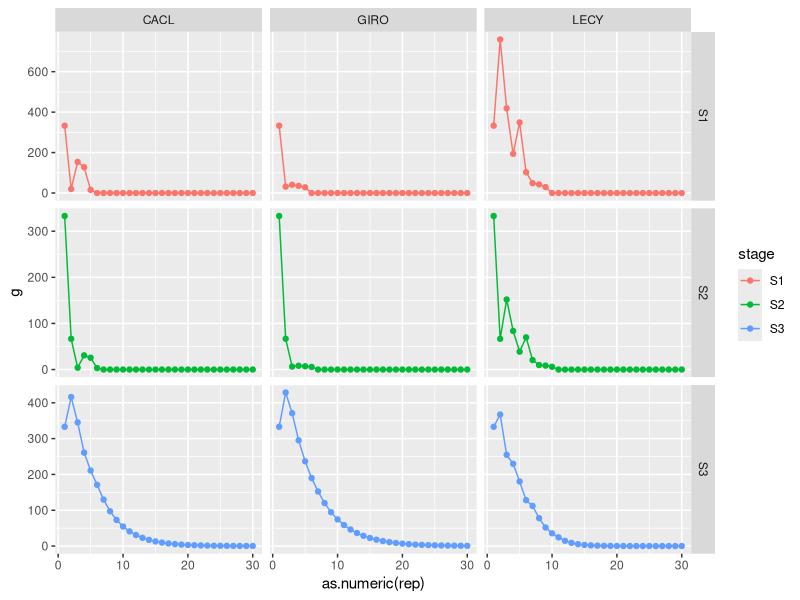
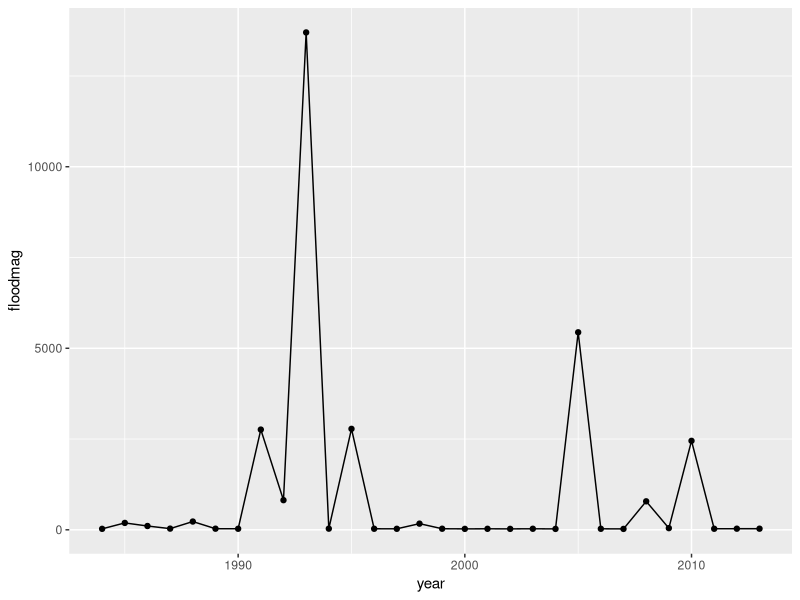
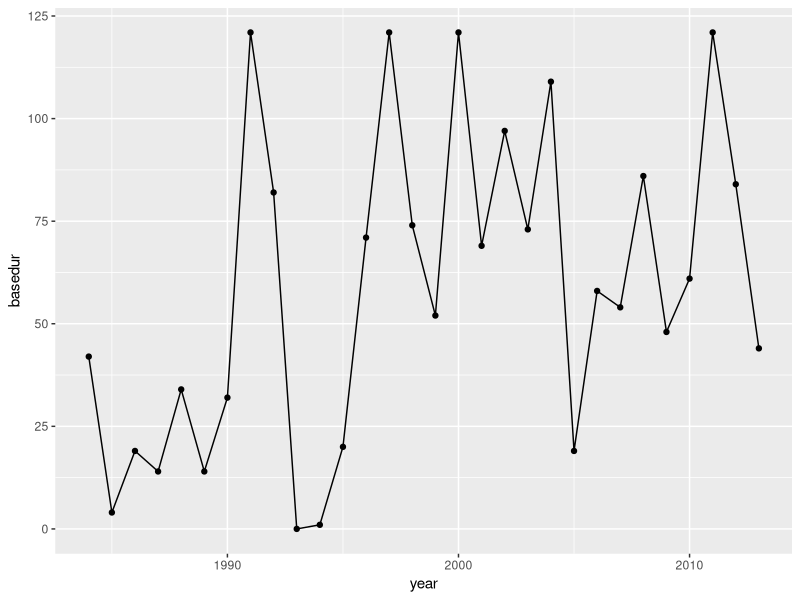
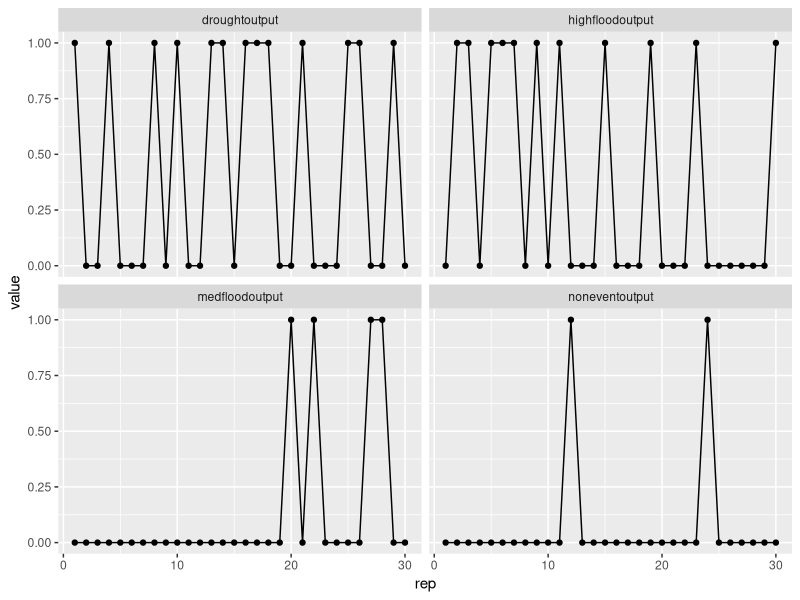
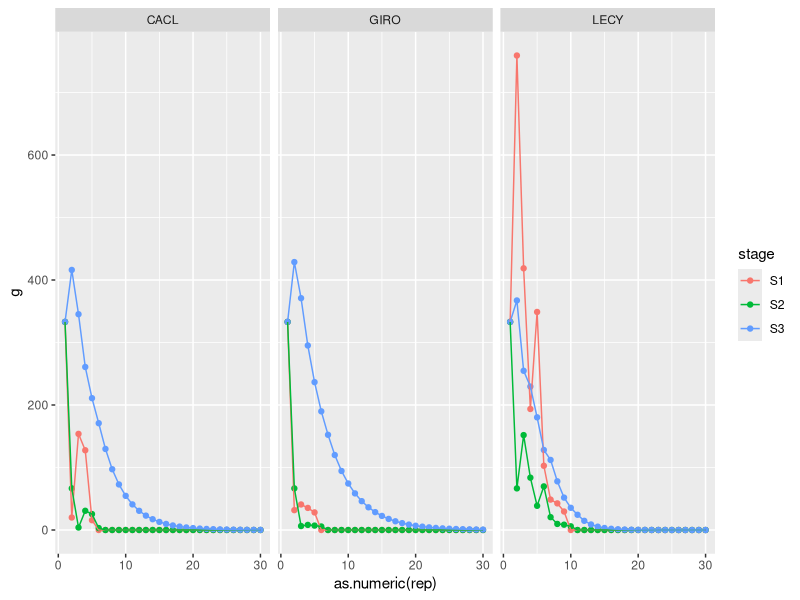

R code for these plots, in order:

# Required libraries
library(ggplot2)
library(tidyr)
library(dplyr)

# SETUP ----------------------------------------------------------------------------------

rm(list = ls()) # clearing the workspace 

# bringing in flow data
# Verde flow data at Paulden 1984-2013, 30 years continuous
flowdata <- read.csv("flowdata_Verde.csv") 
str(flowdata)
head(flowdata)
# floodmag - magnitude of flood in cfs
# basedur - baseflow duration in days
# flooddate is peak dates of all floods (Oct 1 = 1)

count <- length(flowdata$floodmag) # inner loop - number of years to simulate; starting with natural sequence of flow record
# burnin = 100 # number of years to discard as burn in during long term mean estimation 
# outerreps <- 1 # number of iterations for outer loop that alters drought/flood frequency 
# replicates <- 100 # number of replicate projections to run (mid loop)

# Modifiers
modifiers <- read.csv('modifiers.csv')

# adding 'Modifier' value from csv to 'Code' in csv
for(j in 1:length(modifiers[,1])) {
    nam <- paste(modifiers[j,4])
    assign(nam, modifiers[j,6]) # SHOULD BE 5 FOR REAL VALUES!!!!
}

# Key ------------------------------------------------------------
# CACL: desert sucker
# GIRO: chub
# LECY: green sunfish

# Total volume of water in m3: 317
# Total fish biomass in g (with main spp): 3809
# 
#

K = 3809 # avg. for 100-m reach across 6 replicate reaches... in g/m3 this is 15 g/m3

# Bunch of functions -----------------------------------------

### :CLARIFY: This rescue function needs to be sorted out. Is it realistic?
# Random rescue function - calculates whether rescue occurs if less than 2 adults are present (or pop extinction occurs)
rescue <- rbinom(1, 1, .5)

# Checks to see if at least two adults are present to allow spawning
# If there are, it carries on, if not, there's a potential for population rescue, via the above random no. generator. i.e. if rescued, 2 individuals are present, if not, 0. 
adult_func <- function(x) { 
    ifelse(x > 1.99999, x, 2)
}


# checkpos makes sure that the K-occupied term is positive, assigns 0 if not
checkpos <- function(x) {
    ifelse(x < 0, 0, x)
}

# Keeps F..3 from dividing by zero by substituting an arbitrary nonzero number that will get
# multiplied by zero later anyway during matrix multiplication
nonind <- function(x) {
    ifelse(x == 0, 666, x)
}

# timing function for native fish spawning. floods have to occur within a set window for spawning to occur

spawnwindow.CACL_func <- function(x) {
    ifelse(flowdata$flooddate > 124 & flowdata$flooddate < 213, 1, 0)
}

spawnwindow.GIRO_func <- function(x) {
    ifelse(flowdata$flooddate > 153 & flowdata$flooddate < 244, 1, 0)
}

wipeoutwindow.LECY_func <- function(x) {
    ifelse(flowdata$flooddate > 198, 1, 0) # late floods stop spawning
}


spawnwindow.CACL <-
    spawnwindow.CACL_func(flowdata$flooddate)

spawnwindow.GIRO <-
    spawnwindow.GIRO_func(flowdata$flooddate)

wipeoutwindow.LECY <-
    wipeoutwindow.LECY_func(flowdata$flooddate)


# FLOOD THRESHOLD FUNCTIONS --------------------------------------------------------------
# flowdata$floodmag - vector containing peak flood magnitude 

# Magnitude of peak flow over which is considered a large flood event
highfloodcutoff = 700 # This is in CFS, as are the Maybell data points 
medfloodcutoff = 100 # non-event is 
# Same for drought (threshold below rather than above)
mindroughtlength = 30 # length of drought - a vector specified in csv. 

# Convert peak discharge values into a vector of floods/no floods, 
highflood_func <- function(x) {
    ifelse(x > highfloodcutoff, 1, 0)
}

medflood_func <- function(x) {
    ifelse(x > medfloodcutoff & x <= highfloodcutoff, 1, 0)
}

nonevent_func <- function(x,y) {
    ifelse(x <= medfloodcutoff & y <= mindroughtlength, 1, 0)
}

drought_func <- function(x,y) {
    ifelse(x <= medfloodcutoff & y > mindroughtlength, 1, 0)
}

# Defining year types here for now. May need to put into outer loop if simulating
highflood <- highflood_func(flowdata$floodmag)
medflood <- medflood_func(flowdata$floodmag)
drought <- drought_func(flowdata$floodmag, flowdata$basedur)
nonevent <- nonevent_func(flowdata$floodmag, flowdata$basedur)             
flood <- highflood + medflood # simply whether it's a flood year or not

# ITERATION PARAMETERS -------------------------------------------------------------------
# Setting up arrays/vectors to fill with data from loops

# Inner loop details ---------------------------------------------------------------------
# 'count' - number of years to project simulations (inner loop)

# Output of biomass and no. ind. for each age class for each year projected  
# An array with 3 columns (each stage class) and however many rows there are years projected 
CACLoutput.N <- array(0, dim = c(count, 3))
CACLoutput.biom <- array(0, dim = c(count, 3))
GIROoutput.N <- array(0, dim = c(count, 3))
GIROoutput.biom <- array(0, dim = c(count, 3))
LECYoutput.N <- array(0, dim = c(count, 3))
LECYoutput.biom <- array(0, dim = c(count, 3))

# Total biomass as % of K 
CACLbiomoutput <- numeric(length = count)
GIRObiomoutput <- numeric(length = count)
LECYbiomoutput <- numeric(length = count)

# Flood and drought settings for each year projected into the future (i.e. 0 or 1) 
highfloodoutput <- numeric(length = count) 
medfloodoutput <- numeric(length = count) 
droughtoutput <- numeric(length = count) 
noneventoutput <- numeric(length = count) 

# Fecundities
FCACLoutput <- numeric(length = count)
FGIROoutput <- numeric(length = count)
FLECYoutput <- numeric(length = count)



# VITAL RATES ------------------------------------------------

# Desert Sucker ----------------------------------------

# "Self thinning" rates, or equivalency rules, for stage transitions 
#bCACL1 <- denCACL2/denCACL1
#bCACL2 <- denCACL3/denCACL2

# Baseline maturation probabiliity, aCACL3 (adult senescence rate)
aCACL1 <- 1
aCACL2 <- 1 
aCACL3 <- .167

# Background mortality
S1MortCACL <- .8
S2MortCACL <- .5
S3MortCACL <- .1

# Initial volume in grams in 100-m reach
biomCACL1 <- 333
biomCACL2 <- 333
biomCACL3 <- 333

# Fecundity based on yeartype
# these are raw numbers taken from survey data: max, mean and min fecundities
maxfec.CACL <- 2772 
meanfec.CACL <- 1140
minfec.CACL <- 450

# Stage specific densities (ind./g)
denCACL3 <- .008 # real number based on avg. biomass of individuals on site
denCACL2 <- .077 # this will be calculated based on size of age 1
denCACL1 <- meanfec.CACL / ((380) * 0.05) # eggs; based on 5% of body weight going into ovaries (literature derived); 380 is avg. female weight (from bruder 2006)

# Chub ----------------------------------------

# "Self thinning" rates, or equivalency rules, for stage transitions 
#bGIRO1 <- denGIRO2/denGIRO1
#bGIRO2 <- denGIRO3/denGIRO2

# Baseline maturation probabiliity, aGIRO3 (adult senescence rate)
aGIRO1 <- 1
aGIRO2 <- 1 
aGIRO3 <- .125

# Background mortality
S1MortGIRO <- .8
S2MortGIRO <- .5
S3MortGIRO <- .1

# Initial volume in grams in 100-m reach
biomGIRO1 <- 333
biomGIRO2 <- 333
biomGIRO3 <- 333

# Fecundity based on yeartype
maxfec.GIRO <- 26903 
meanfec.GIRO <- 18699
minfec.GIRO <- 13816

# Stage specific densities (ind./g)
denGIRO3 <- .0069
denGIRO2 <- .05
denGIRO1 <- 1000  


# Green sunfish ----------------------------------------

# "Self thinning" rates, or equivalency rules, for stage transitions 
#bLECY1 <- denLECY2/denLECY1
#bLECY2 <- denLECY3/denLECY2

# Baseline maturation probabiliity, aLECY3 (adult senescence rate)
aLECY1 <- 1
aLECY2 <- 1 
aLECY3 <- .33

# Background mortality
S1MortLECY <- .8
S2MortLECY <- .5
S3MortLECY <- .1

# Initial weight in grams in 100-m reach 
biomLECY1 <- 333
biomLECY2 <- 333
biomLECY3 <- 333

# Fecundity based on yeartype
# THESE ARE MADE UP
maxfec.LECY <- 20000
meanfec.LECY <- 10000
minfec.LECY <- 5000

# Stage specific densities (ind./g)
denLECY3 <- .038
denLECY2 <- .5
denLECY1 <- 1000 

# N gives the total number of individuals for each age class.
# Initially here, this is found by multiplying the number of g occupied by a given class
# by the the density per g 

#NCACL <- c(biomCACL1 * denCACL1,
#           biomCACL2 * denCACL2,
#           biomCACL3 * denCACL3) 

biomCACL <- c(biomCACL1,
              biomCACL2,
              biomCACL3) 

#NGIRO <- c(biomGIRO1 * denGIRO1,
#           biomGIRO2 * denGIRO2,
#           biomGIRO3 * denGIRO3)

biomGIRO <- c(biomGIRO1,
              biomGIRO2,
              biomGIRO3)

#NLECY <- c(biomLECY1 * denLECY1,
#           biomLECY2 * denLECY2,
#           biomLECY3 * denLECY3) 

biomLECY <- c(biomLECY1,
              biomLECY2,
              biomLECY3) 


# Inner loop #############################################################################
for(i in 1:count) {

    y = sample(nrow(flowdata), 1) 
#y = i 
# y was a random number within the length of the flow data to randomly select a year from 
# the 'flood' and 'drought' vector. now it's directly taken from flow vector. 

# VITAL RATE DEFINITIONS: Desert Sucker  -----------------------------------------------------
# G is prob. of transition to next stage
# P is prob. of remaining in that stage

# flood is a vector of either medium or high magnitude
# Summer mortality vital rate is multiplied by multiplier based on yeartype as specified above
# Different from plant model as we have built in multiplier of severity of droughts or non-events on transition probabilities 

# Desert Sucker
#GCACL1 <- aCACL1 * bCACL1 * (1 - flood[y] * SpCACL1) * (1 - drought[y] * (SuCACL1 * droughtmult.N)) * (1 - nonevent[y] * (SuCACL1 * noneventmult.N))
#GCACL2 <- aCACL2 * bCACL2 * (1 - flood[y] * SpCACL2) * (1 - drought[y] * (SuCACL2 * droughtmult.N)) * (1 - nonevent[y] * (SuCACL2 * noneventmult.N))
#PCACL3 <- (1 - aCACL3) * (1 - flood[y] * SpCACL3) * (1 - drought[y] * (SuCACL3 * droughtmult.N)) * (1 - nonevent[y] * (SuCACL3 * noneventmult.N))

    GCACL1 <- aCACL1 *
        ((1 - (highflood[y] * S1MortCACL)) * CACL_Sp_HF * CACL_Su_HF) *
        ((1 - (medflood[y] * S1MortCACL)) * CACL_Sp_MF * CACL_Su_MF) *
        ((1 - (nonevent[y] * S1MortCACL)) * CACL_Sp_NE * CACL_Su_NE) *
        ((1 - (drought[y] * S1MortCACL)) * CACL_Sp_DR * CACL_Su_DR)
        
    GCACL2 <- aCACL2 *
        ((1 - (highflood[y] * S2MortCACL)) * CACL_Sp_HF * CACL_Su_HF) *
        ((1 - (medflood[y] * S2MortCACL)) * CACL_Sp_MF * CACL_Su_MF) *
        ((1 - (nonevent[y] * S2MortCACL)) * CACL_Sp_NE * CACL_Su_NE) *
        ((1 - (drought[y] * S2MortCACL)) * CACL_Sp_DR * CACL_Su_DR)

    PCACL3 <- (1 - aCACL3) *
        ((1 - (highflood[y] * S3MortCACL)) * CACL_Sp_HF * CACL_Su_HF) *
        ((1 - (medflood[y] * S3MortCACL)) * CACL_Sp_MF * CACL_Su_MF) *
        ((1 - (nonevent[y] * S3MortCACL)) * CACL_Sp_NE * CACL_Su_NE) *
        ((1 - (drought[y] * S3MortCACL)) * CACL_Sp_DR * CACL_Su_DR)
    
 

# Chub
#GGIRO1 <- aGIRO1 * bGIRO1 * (1 - flood[y] * SpGIRO1) * (1 - drought[y] * (SuGIRO1 * droughtmult.N)) * (1 - nonevent[y] * (SuGIRO1 * noneventmult.N))
#GGIRO2 <- aGIRO2 * bGIRO2 * (1 - flood[y] * SpGIRO2) * (1 - drought[y] * (SuGIRO2 * droughtmult.N)) * (1 - nonevent[y] * (SuGIRO2 * noneventmult.N))
#PGIRO3 <- (1 - aGIRO3) * (1 - flood[y] * SpGIRO3) * (1 - drought[y] * (SuGIRO3 * droughtmult.N)) * (1 - nonevent[y] * (SuGIRO3 * noneventmult.N))

     GGIRO1 <- aGIRO1 *
        ((1 - (highflood[y] * S1MortGIRO)) * GIRO_Sp_HF * GIRO_Su_HF) *
        ((1 - (medflood[y] * S1MortGIRO)) * GIRO_Sp_MF * GIRO_Su_MF) *
        ((1 - (nonevent[y] * S1MortGIRO)) * GIRO_Sp_NE * GIRO_Su_NE) *
        ((1 - (drought[y] * S1MortGIRO)) * GIRO_Sp_DR * GIRO_Su_DR)
        
    GGIRO2 <- aGIRO2 *
        ((1 - (highflood[y] * S2MortGIRO)) * GIRO_Sp_HF * GIRO_Su_HF) *
        ((1 - (medflood[y] * S2MortGIRO)) * GIRO_Sp_MF * GIRO_Su_MF) *
        ((1 - (nonevent[y] * S2MortGIRO)) * GIRO_Sp_NE * GIRO_Su_NE) *
        ((1 - (drought[y] * S2MortGIRO)) * GIRO_Sp_DR * GIRO_Su_DR)

    PGIRO3 <- (1 - aGIRO3) *
        ((1 - (highflood[y] * S3MortGIRO)) * GIRO_Sp_HF * GIRO_Su_HF) *
        ((1 - (medflood[y] * S3MortGIRO)) * GIRO_Sp_MF * GIRO_Su_MF) *
        ((1 - (nonevent[y] * S3MortGIRO)) * GIRO_Sp_NE * GIRO_Su_NE) *
        ((1 - (drought[y] * S3MortGIRO)) * GIRO_Sp_DR * GIRO_Su_DR)
    
 


# Green sunfish - note the "NN"
#GLECY1 <- aLECY1 * bLECY1 * (1 - flood[y] * SpLECY1) * (1 - drought[y] * (SuLECY1 * droughtmult.NN)) * (1 - nonevent[y] * SuLECY1)
#GLECY2 <- aLECY2 * bLECY2 * (1 - flood[y] * SpLECY2) * (1 - drought[y] * (SuLECY2 * droughtmult.NN)) * (1 - nonevent[y] * SuLECY2)
#PLECY3 <- (1 - aLECY3) * (1 - flood[y] * SpLECY3) * (1 - drought[y] * (SuLECY3 * droughtmult.NN)) * (1 - nonevent[y] * SuLECY3)

 GLECY1 <- aLECY1 *
        ((1 - (highflood[y] * S1MortLECY)) * LECY_Sp_HF * LECY_Su_HF) *
        ((1 - (medflood[y] * S1MortLECY)) * LECY_Sp_MF * LECY_Su_MF) *
        ((1 - (nonevent[y] * S1MortLECY)) * LECY_Sp_NE * LECY_Su_NE) *
        ((1 - (drought[y] * S1MortLECY)) * LECY_Sp_DR * LECY_Su_DR)
        
    GLECY2 <- aLECY2 *
        ((1 - (highflood[y] * S2MortLECY)) * LECY_Sp_HF * LECY_Su_HF) *
        ((1 - (medflood[y] * S2MortLECY)) * LECY_Sp_MF * LECY_Su_MF) *
        ((1 - (nonevent[y] * S2MortLECY)) * LECY_Sp_NE * LECY_Su_NE) *
        ((1 - (drought[y] * S2MortLECY)) * LECY_Sp_DR * LECY_Su_DR)

    PLECY3 <- (1 - aLECY3) *
        ((1 - (highflood[y] * S3MortLECY)) * LECY_Sp_HF * LECY_Su_HF) *
        ((1 - (medflood[y] * S3MortLECY)) * LECY_Sp_MF * LECY_Su_MF) *
        ((1 - (nonevent[y] * S3MortLECY)) * LECY_Sp_NE * LECY_Su_NE) *
        ((1 - (drought[y] * S3MortLECY)) * LECY_Sp_DR * LECY_Su_DR)
    
 
# Total grams occupied after year -----------------------------------------------
#totbiom.CACL <- 
#    biomCACL[1] * GCACL1/bCACL1 + 
#    biomCACL[2] * GCACL2/(bCACL2 * bCACL1) + 
#    biomCACL[3] * PCACL3/(bCACL2 * bCACL1) 

totbiom.CACL <- 
#    biomCACL[1] + 
    biomCACL[2] + 
    biomCACL[3] 

#totbiom.GIRO <- 
#    biomGIRO[1] * GGIRO1/bGIRO1 + 
#    biomGIRO[2] * GGIRO2/(bGIRO2 * bGIRO1) + 
#    biomGIRO[3] * PGIRO3/(bGIRO2 * bGIRO1) 

totbiom.GIRO <- 
#    biomGIRO[1] + 
    biomGIRO[2] + 
    biomGIRO[3] 

#totbiom.LECY <- 
#    biomLECY[1] * GLECY1/bLECY1 + 
#    biomLECY[2] * GLECY2/(bLECY2 * bLECY1) + 
#    biomLECY[3] * PLECY3/(bLECY2 * bLECY1) 

totbiom.LECY <- 
#    biomLECY[1] + 
    biomLECY[2] + 
    biomLECY[3] 



### :CLARIFY: at the moment carrying capacity is limiting spawning of all species based on the total biomass occupied at the end of the previous year. i.e. if above K, no spp spawn in that year. If spawning occurs, they can all spawn and there is no sequence, so overseeding COULD be massive.

# POTENTIAL CACL FECUNDITY ---------------------------------------------------------
    FCACL3 <- checkpos((adult_func(biomCACL[3] * denCACL3)) * # checks to see if at least 2 adults are present.
                       #(1/nonind(biomCACL[3])) *
    ifelse(highflood[y] == 1 & spawnwindow.CACL[y] == 1,
    (floor((biomCACL[3] * denCACL3) / 2) * maxfec.CACL) / denCACL1, # converting maxfec into g 
    ifelse(medflood[y] == 1 & spawnwindow.CACL[y] == 1,
           (floor((biomCACL[3] * denCACL3) / 2) * meanfec.CACL) / denCACL1,
           (floor((biomCACL[3] * denCACL3) / 2) * minfec.CACL) / denCACL1)) * # fecundity function of yeartype and whether flood occurred during spawning window
                   ifelse((totbiom.CACL + totbiom.GIRO + totbiom.LECY) < K, 1, 0)) # if K is already occupied, then no fecundity
                     
# '(1/nonind(NCACL[3]))' keeps FCACL3 from dividing by zero by substituting an arbitrary non-0 
# number that will be multiplied by 0 later anyway during matrix multiplication
# This means it's fecund per individual, rather than having overall fecundity double multipled by overall biomass (i.e. here and in matrix mult)     


# POTENTIAL GIRO FECUNDITY ---------------------------------------------------------
    FGIRO3 <- checkpos((adult_func(biomGIRO[3] * denGIRO3)) *  # checks to see if at least 2 adults are present. 
                       #(1/nonind(biomGIRO[3])) *
                   ifelse(highflood[y] == 1 & spawnwindow.GIRO[y] == 1,
                          (floor((biomGIRO[3] * denGIRO3) / 2) * maxfec.GIRO) / denGIRO1, # converting maxfec into g 
                   ifelse(medflood[y] == 1 & spawnwindow.GIRO[y] == 1,
                           (floor((biomGIRO[3] * denGIRO3) / 2) * meanfec.GIRO) / denGIRO1,
                           (floor((biomGIRO[3] * denGIRO3) / 2) * minfec.GIRO) / denGIRO1)) * # fecundity function of yeartype
                   ifelse((totbiom.CACL + totbiom.GIRO + totbiom.LECY) < K, 1, 0)) # if K is already occupied, then no fecundity

# POTENTIAL LECY FECUNDITY ---------------------------------------------------------
    FLECY3 <- checkpos((adult_func(biomLECY[3] * denLECY3)) * # checks to see if at least 2 adults are present.
                       #(1/nonind(biomLECY[3])) *
                   ifelse(highflood[y] == 1 & wipeoutwindow.LECY[y] == 1,
                          0, # converting maxfec into g
                   ifelse(highflood[y] == 1 & wipeoutwindow.LECY[y] == 0,
                           (floor((biomLECY[3] * denLECY3) / 2) * minfec.LECY) / denLECY1,
                   ifelse(medflood[y] == 1 & wipeoutwindow.LECY[y] == 1,
                          (floor((biomLECY[3] * denLECY3) / 2) * meanfec.LECY) / denLECY1,
                          (floor((biomLECY[3] * denLECY3) / 2) * meanfec.LECY) / denLECY1))) * # fecundity function of yeartype
                   ifelse((totbiom.CACL + totbiom.GIRO + totbiom.LECY) < K, 1, 0)) # if K is already occupied, then no fecundity






# K --------------------------------------------------------------------------------------
# CACL
# gives total CACL biomass as a percentage of K; 
#KCACL <- 100 * (biomCACL[1] + 
#             biomCACL[2]/(bCACL1) + 
#             biomCACL[3]/(bCACL2 * bCACL1))/K

KCACL <- 100 * (biomCACL[1] + 
             biomCACL[2] + 
             biomCACL[3])/K

# GIRO
# gives total GIRO biomass as a percentage of K; 
#KGIRO <- 100 * (biomGIRO[1] + 
#             biomGIRO[2]/(bGIRO1) + 
#             biomGIRO[3]/(bGIRO2 * bGIRO1))/K

KGIRO <- 100 * (biomGIRO[1] + 
             biomGIRO[2] + 
             biomGIRO[3])/K

# LECY
# gives total LECY biomass as a percentage of K; 
#KLECY <- 100 * (biomLECY[1] + 
#             biomLECY[2]/(bLECY1) + 
#             biomLECY[3]/(bLECY2 * bLECY1))/K 

KLECY <- 100 * (biomLECY[1] + 
             biomLECY[2] + 
             biomLECY[3])/K
    
# TRANSITION MATRICES --------------------------------------------------------------------

# TRANSITION MATRIX FOR CACL -------------------------------------------------------
ACACL1 <- c(0, 0, 0)
ACACL2 <- c(GCACL1, 0, 0)
ACACL3 <- c(0, GCACL2, PCACL3)
# Matrix
ACACL <- rbind(ACACL1, ACACL2, ACACL3)

# TRANSITION MATRIX FOR GIRO -------------------------------------------------------
AGIRO1 <- c(0, 0, 0)
AGIRO2 <- c(GGIRO1, 0, 0)
AGIRO3 <- c(0, GGIRO2, PGIRO3)
# Matrix
AGIRO <- rbind(AGIRO1, AGIRO2, AGIRO3)

# TRANSITION MATRIX FOR LECY -------------------------------------------------------
ALECY1 <- c(0, 0, 0)
ALECY2 <- c(GLECY1, 0, 0)
ALECY3 <- c(0, GLECY2, PLECY3)
# Matrix
ALECY <- rbind(ALECY1, ALECY2, ALECY3)



# COMPILING OUTPUTS ----------------------------------------------------------------------
# CACL
CACLoutput.biom[i,1:3] <- biomCACL # array of biomass of each age class for each yr projected. biomCACL = total biomass for each age class
CACLbiomoutput[i] <- KCACL # total biomass as % of K; this is in g
FCACLoutput[i] <- FCACL3
    
# GIRO
GIROoutput.biom[i,1:3] <- biomGIRO # array of biomass of each age class for each yr projected. biomGIRO = total biomass for each age class
GIRObiomoutput[i] <- KGIRO # total biomass as % of K; this is in g
FGIROoutput[i] <- FGIRO3
    
# LECY
LECYoutput.biom[i,1:3] <- biomLECY # array of biomass of each age class for each yr projected. biomLECY = total biomass for each age class
LECYbiomoutput[i] <- KLECY # total biomass as % of K; this is in g 
FLECYoutput[i] <- FLECY3


# Records flood settings of each particular projected year (0 for nonflood, 1 for flood)
highfloodoutput[i] <- highflood[y]
medfloodoutput[i] <- medflood[y]
noneventoutput[i] <- nonevent[y]
droughtoutput[i] <- drought[y]


CACLplaceholder <- FCACL3
GIROplaceholder <- FGIRO3
LECYplaceholder <- FLECY3
    
# MATRIX MULTIPLICATION ------------------------------------------------------------------
# CACL
biomCACL <- ACACL %*% biomCACL # ACACL is transition matrix, biomCACL = total biomass for each age class
    biomCACL[1] <- CACLplaceholder
    
#nCACLpost <- c(biomCACL[1] * denCACL1, biomCACL[2] * denCACL2, biomCACL[3] * denCACL3)
#nCACLpost <- ifelse(nCACLpost < 1, 0, 1)
#biomCACL <- biomCACL * nCACLpost

# GIRO
biomGIRO <- AGIRO %*% biomGIRO # AGIRO is transition matrix, biomGIRO = total biomass for each age class
    biomGIRO[1] <- GIROplaceholder
    
#nGIROpost <- c(biomGIRO[1] * denGIRO1, biomGIRO[2] * denGIRO2, biomGIRO[3] * denGIRO3)
#nGIROpost <- ifelse(nGIROpost < 1, 0, 1)
#biomGIRO <- biomGIRO * nGIROpost

# LECY
biomLECY <- ALECY %*% biomLECY # ALECY is transition matrix, biomLECY = total biomass for each age class
    biomLECY[1] <- LECYplaceholder
    
#nLECYpost <- c(biomLECY[1] * denLECY1, biomLECY[2] * denLECY2, biomLECY[3] * denLECY3)
#nLECYpost <- ifelse(nLECYpost < 1, 0, 1)
#biomLECY <- biomLECY * nLECYpost

} # End of inner loop ####################################################################



CACLoutput.biom.DF <- as.data.frame(CACLoutput.biom) %>%
    rename(S1 = V1, S2 = V2, S3 = V3) %>%
    mutate(rep = row.names(.)) %>%
    gather(stage, g, -rep) %>%
    mutate(spp = 'CACL') 
    
GIROoutput.biom.DF <- as.data.frame(GIROoutput.biom) %>%
    rename(S1 = V1, S2 = V2, S3 = V3) %>%
    mutate(rep = row.names(.)) %>%
    gather(stage, g, -rep) %>%
    mutate(spp = 'GIRO')

LECYoutput.biom.DF <- as.data.frame(LECYoutput.biom) %>%
    rename(S1 = V1, S2 = V2, S3 = V3) %>%
    mutate(rep = row.names(.)) %>%
    gather(stage, g, -rep) %>%
    mutate(spp = 'LECY')
   

ALLoutput.biom.DF <- rbind(CACLoutput.biom.DF, GIROoutput.biom.DF, LECYoutput.biom.DF)

head(ALLoutput.biom.DF)
ALLoutput.biom.DF
ggplot(ALLoutput.biom.DF, aes(as.numeric(rep), g, colour = stage)) +
    geom_point() +
    geom_path() +
    facet_grid(stage~spp, scales = "free")


ggplot(flowdata, aes(year, floodmag)) +
    geom_point() + geom_path()
ggplot(flowdata, aes(year, basedur)) +
    geom_point() + geom_path()

flowresults <- as.data.frame(cbind(highfloodoutput, medfloodoutput, noneventoutput, droughtoutput)) %>%
    mutate(rep = as.numeric(row.names(.))) %>%
    gather(metric, value, -rep)

ggplot(flowresults, aes(rep, value)) +
    geom_point() + geom_path() +
    facet_wrap(~metric)


ggplot(ALLoutput.biom.DF, aes(as.numeric(rep), g, colour = stage)) +
    geom_point() +
    geom_path() +
    facet_grid(~spp)

                                        #
